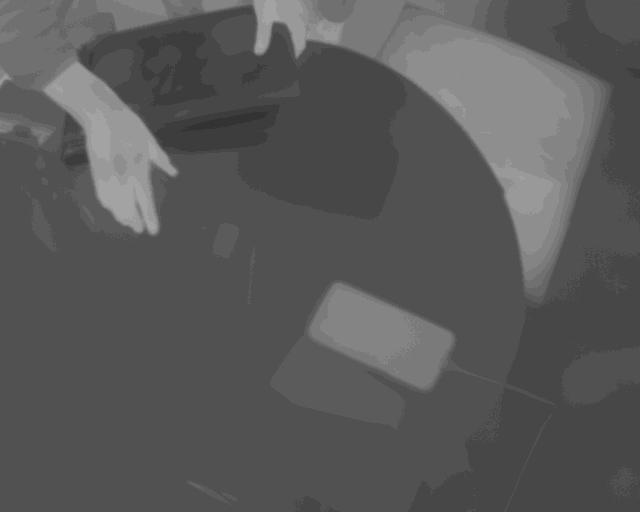
#> input picture img/20250119_152700349_T.jpg, 640 x 512 px
$ python affine.py
#> lines starting #> are read from the running program, lines starting #| are printed output that depends on the picture
# python C:\opencv_build\python_loader\setup.py install --user
# 参考　https://qiita.com/konnitiha/items/bd8bc5823247fed8368c
import numpy as np
import math
from PIL import Image
from matplotlib import pyplot as plt


# 参照画像の範囲超えたやつは配列の最後を参照するようにする関数
# [71 lines left out: functions clip_xy, affine, registration, not called in this run]


# クリックした特徴点保存する配列
future_points1 = np.array([[1, 1]])
future_points2 = np.array([[1, 1]])
count_fp1 = 0
count_fp2 = 0


# クリックで特徴点決める
# [48 lines left out: functions onclick, onEnter, not called in this run]


# 画像読み込み
thermal_path = '20250119_152700349_T.jpg'
rgb_path = '20250119_152700375_V.jpg'


image1 = np.array(Image.open(thermal_path).convert('L'))
#> image1 is the input picture: shape (512, 640); min 48, max 167, mean 89.2
image2 = np.array(Image.open(rgb_path).convert('L'))
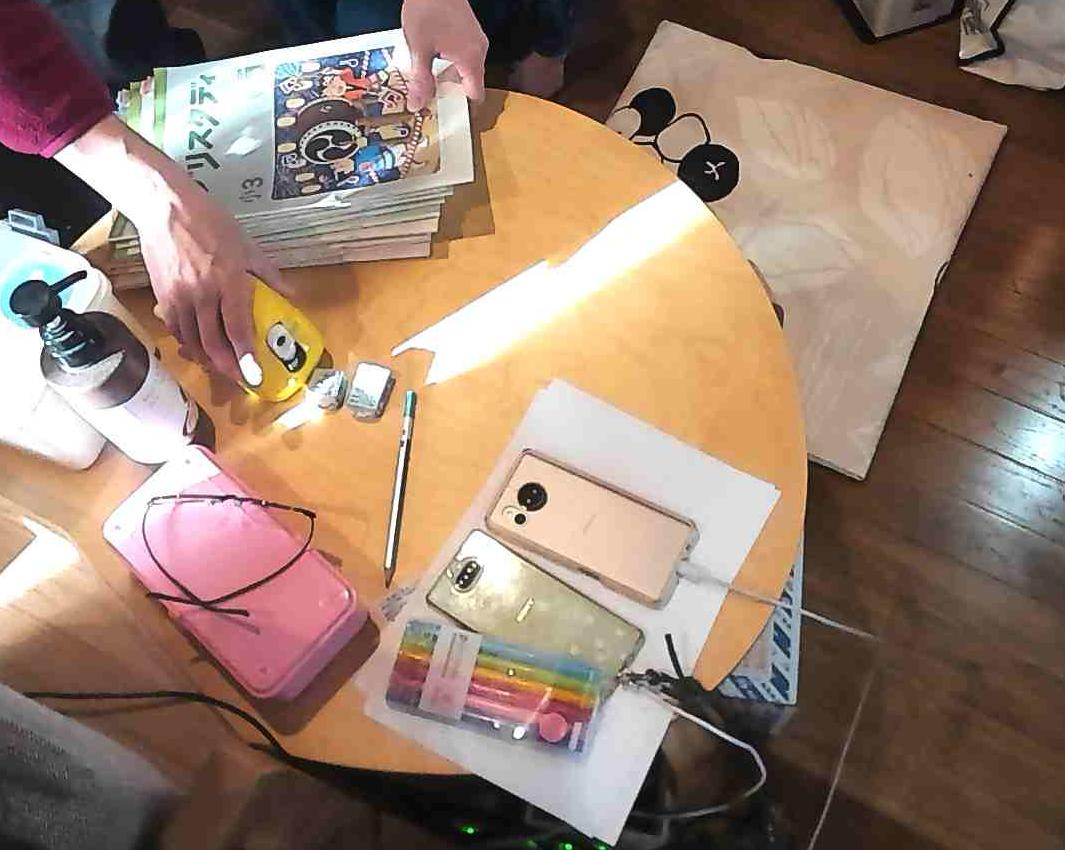
#> input picture img/20250119_152700375_V.jpg, 1065 x 850 px
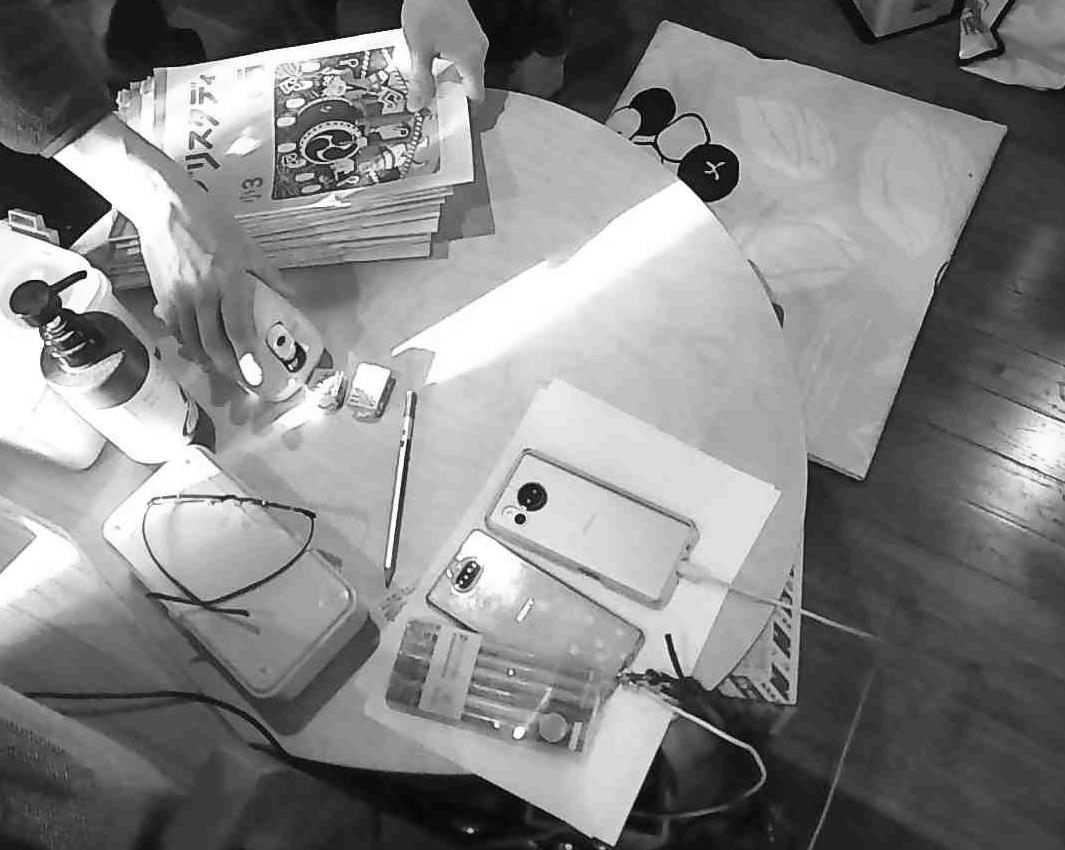
#> image2: shape (850, 1065); min 0, max 255, mean 133
# 画像の最後にbg_colorの色追加
bg_color = 256
image2 = np.hstack([image2, bg_color * np.ones((image2.shape[0], 1), int)])
#> image2: shape (850, 1066) int64
image2 = np.vstack([image2, bg_color * np.ones((1, image2.shape[1]), int)])
#> image2: shape (851, 1066) int64

x_image1 = np.arange(0, image1.shape[1], 1)
#> x_image1 = 640 values from 0 to 639
y_image1 = np.arange(0, image1.shape[0], 1)
#> y_image1 = 512 values from 0 to 511

X1, Y1 = np.meshgrid(x_image1, y_image1)

x_image2 = np.arange(0, image2.shape[1], 1)
#> x_image2 = 1066 values from 0 to 1065
y_image2 = np.arange(0, image2.shape[0], 1)
#> y_image2 = 851 values from 0 to 850

X2, Y2 = np.meshgrid(x_image2, y_image2)

fig = plt.figure(figsize=(8, 8))
ax1 = fig.add_subplot(221)
mesh1 = ax1.pcolormesh(X1, Y1, image1, shading='auto', cmap='gray')
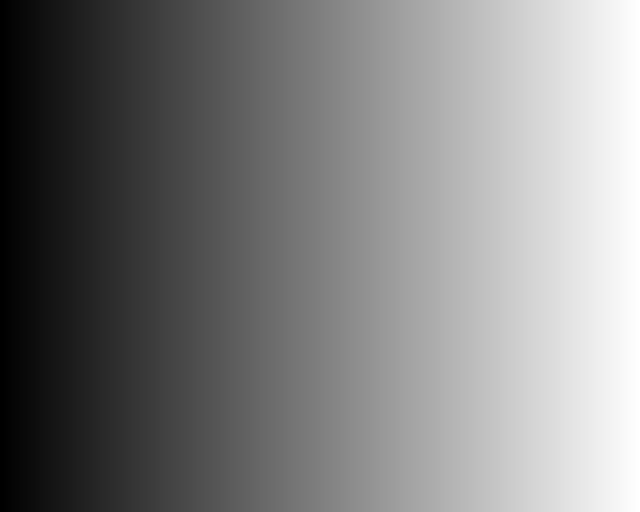
#> X1: shape (512, 640) int64; min 0, max 639, mean 319.5; drawn with min black and max white
ax1.invert_yaxis()
ax2 = fig.add_subplot(223)
mesh2 = ax2.pcolormesh(X2, Y2, image2, shading='auto', cmap='gray')
ax2.invert_yaxis()
ax3 = fig.add_subplot(222)
mesh3 = ax3.pcolormesh(X1, Y1, image1, shading='auto', cmap='gray', alpha=0.2)
ax3.invert_yaxis()

cid = fig.canvas.mpl_connect('button_press_event', onclick)
cid = fig.canvas.mpl_connect('key_press_event', onEnter)
plt.show()
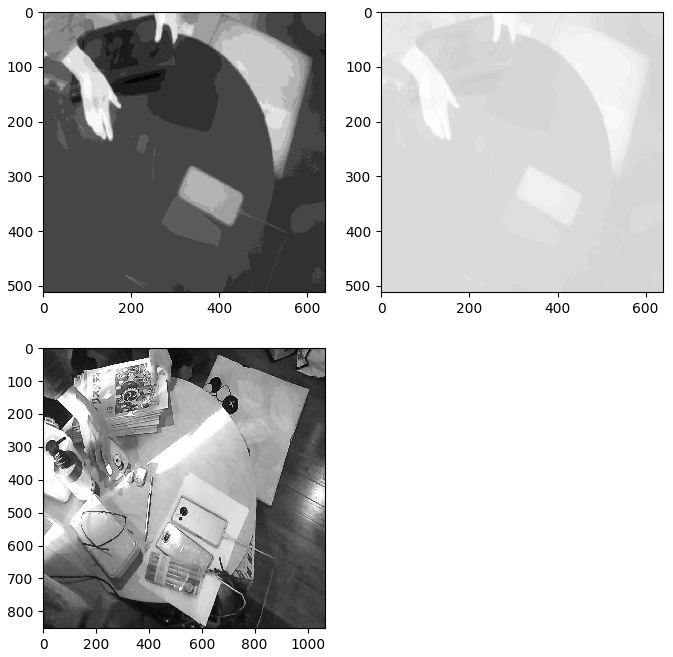
#> figure drawn by matplotlib, 3 panels
